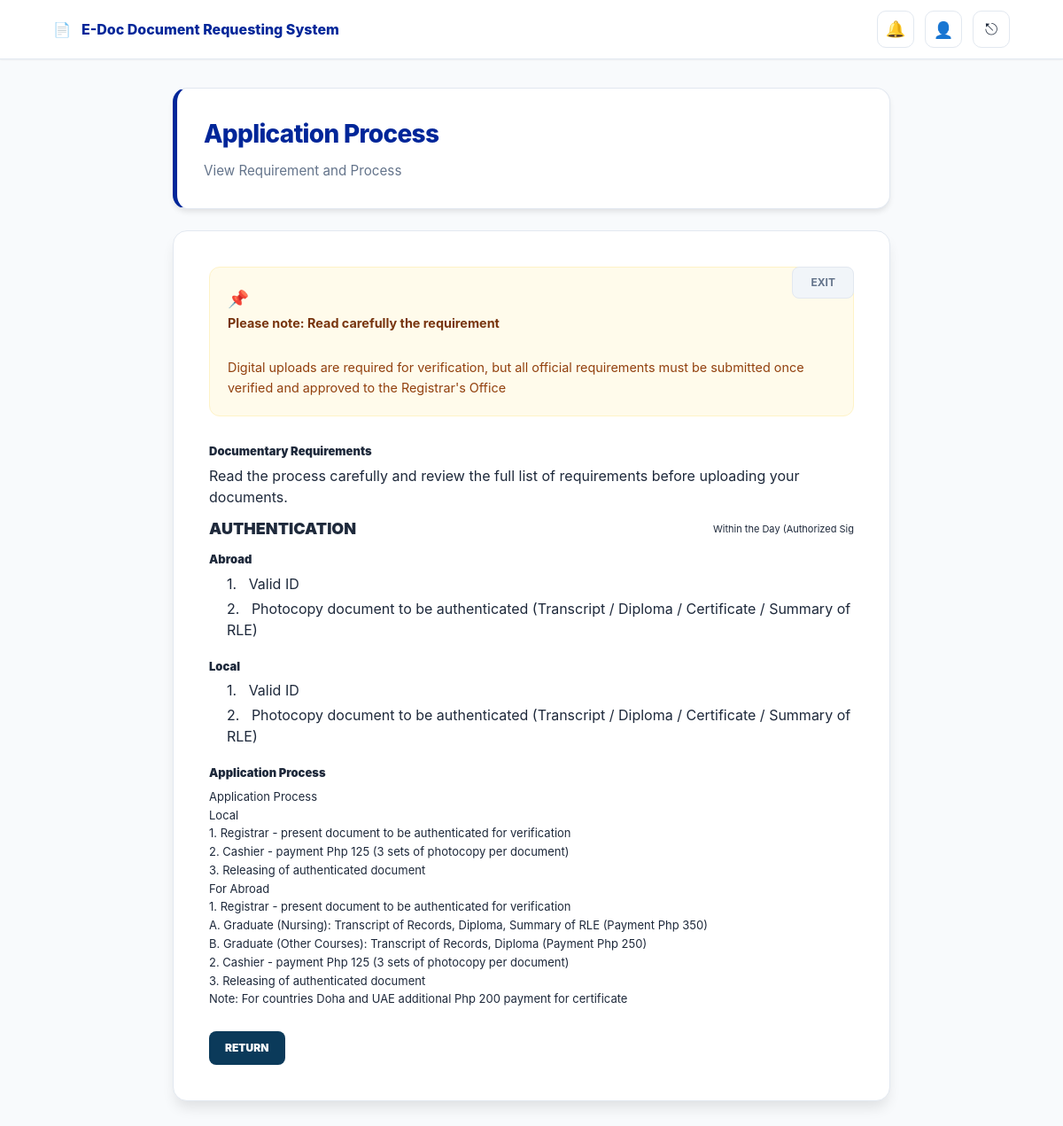
The app's page /user/application_process_view.php?document_type=AUTHENTICATION (signed in) with its own data.
### tables this page shows
CREATE TABLE `document_process` (
  `id` int(11) NOT NULL,
  `document_type` varchar(80) NOT NULL,
  `working_days` varchar(30) DEFAULT NULL,
  `process_html` mediumtext NOT NULL,
  `description` text DEFAULT NULL,
  `last_updated` datetime DEFAULT current_timestamp(),
  `updated_by` int(11) DEFAULT NULL
);

CREATE TABLE `requirements_master` (
  `id` int(11) NOT NULL,
  `document_type` varchar(80) NOT NULL,
  `title_type` varchar(50) NOT NULL,
  `req_name` varchar(100) NOT NULL,
  `requirement_key` varchar(50) NOT NULL
);

### user/application_process_view.php (the view, shortened to what this page needs)
<?php
require_once __DIR__ . "/../includes/helpers.php";
$document_type = trim($_GET["document_type"] ?? "");
$pStmt = $conn->prepare("SELECT working_days, process_html FROM document_process WHERE document_type = ? LIMIT 1");
$pStmt->bind_param("s", $document_type);
$pStmt->execute();
$proc = $pStmt->get_result()->fetch_assoc();
$workingDays = $proc["working_days"] ?? "—";
$rawProcess  = $proc["process_html"] ?? "";
$appProcessItems = [];
$decoded = json_decode($rawProcess, true);
if (is_array($decoded)) {
  $appProcessItems = $decoded["application_process"] ?? [];
  $reminders       = $decoded["reminders"]           ?? [];
} else {
  $appProcessItems = [["id" => "", "details" => strip_tags($rawProcess)]];
}
$tStmt = $conn->prepare(
  "SELECT DISTINCT title_type FROM requirements_master
   WHERE document_type = ?
   ORDER BY title_type ASC"
);
$tStmt->bind_param("s", $document_type);
$tStmt->execute();
$titleTypes = $tStmt->get_result()->fetch_all(MYSQLI_ASSOC);
$reqStmt = $conn->prepare(
  "SELECT req_name FROM requirements_master
   WHERE document_type = ? AND title_type = ?
     AND req_name != '__placeholder__'
   ORDER BY id ASC"
);
?>
<!DOCTYPE html>
<html lang="en">
<head>
  <link rel="stylesheet" href="../assets/css/user_application_process_view.css">
</head>
<body>
<header class="topbar">
  <div class="brand">
    <div class="logo">📄</div>
    <div>E-Doc Document Requesting System</div>
  </div>
  <div class="top-icons">
    <span class="notif-wrap">
      <button class="icon-btn" id="notifBtn" title="Notifications" type="button">🔔</button>
    </span>
    <div class="icon-btn" title="Account"><a href="profile.php">👤</a></div>
    <button class="icon-btn" title="Logout" id="logoutBtn";">⎋</button>
  </div>
</header>
<main class="container">
  <section class="banner">
    <h1>Application Process</h1>
    <p>View Requirement and Process</p>
  </section>
  <section class="panel">
    <a class="exit-btn" href="dashboard.php">EXIT</a>
    <div class="note">
      <span class="pin">📌</span><b>Please note: Read carefully the requirement</b><br>
      Digital uploads are required for verification, but all official requirements must be submitted once verified and approved to the Registrar's Office
    </div>
    <div class="section">
      <h3>Documentary Requirements</h3>
      <div class="small-note">Read the process carefully and review the full list of requirements before uploading your documents.</div>
      <div class="doc-head">
        <div class="doc-title"><?= htmlspecialchars(strtoupper($document_type)) ?></div>
        <div class="workdays"><?= htmlspecialchars($workingDays) ?></div>
      </div>
      <?php if (count($titleTypes) === 0): ?>
    <p>(No requirements configured.)</p>
<?php else: ?>
    <?php foreach ($titleTypes as $tt): ?>
        <?php
            $title = $tt["title_type"];
            $reqStmt->bind_param("ss", $document_type, $title);
            $reqStmt->execute();
            $reqs = $reqStmt->get_result()->fetch_all(MYSQLI_ASSOC);
            $counter = 1;
        ?>
        <h3 style="margin-bottom: 5px;"><?= htmlspecialchars($title) ?></h3>
        <div style="margin-left: 20px; margin-bottom: 20px;">
            <?php foreach ($reqs as $r): ?>
                <div class="req-item" style="margin-bottom: 4px;">
                    <?= $counter++ ?>. &nbsp; <?= htmlspecialchars($r["req_name"]) ?>
                </div>
            <?php endforeach; ?>
        </div>
    <?php endforeach; ?>
<?php endif; ?>
      <?php if (!empty($appProcessItems)): ?>
        <h3>Application Process</h3>
        <?php foreach ($appProcessItems as $ap): ?>
          <div class="process-item"><?= htmlspecialchars($ap["details"]) ?></div>
        <?php endforeach; ?>
      <?php endif; ?>
      <a class="return-btn" href="application_process.php">RETURN</a>
    </div>
  </section>
</main>
</body>
</html>

### assets/css/user_application_process_view.css (style rules this page uses)
:root { --primary: #002699; --primary-hover: #001f80; --secondary: #29ABE2; --bg-color: #F8FAFC; --surface: #FFFFFF; --text-main: #1E293B; --text-muted: #64748B; --border: #E2E8F0; --shadow: 0 4px 6px -1px rgba(0, 0, 0, 0.1); --shadow-lg: 0 10px 15px -3px rgba(0, 0, 0, 0.1); --status-pending: #F59E0B; --status-approved: #10B981; --status-processing: #3B82F6; --status-returned: #EF4444; --status-completed: #6366F1; }
* { box-sizing: border-box; transition: all 0.2s ease; }
body { margin: 0; font-family: 'Inter', -apple-system, sans-serif; background: var(--bg-color); color: var(--text-main); line-height: 1.5; }
.topbar { background: var(--surface); border-bottom: 1px solid var(--border); padding: 0.75rem 5%; display: flex; align-items: center; justify-content: space-between; position: sticky; top: 0; z-index: 100; box-shadow: 0 1px 2px rgba(0,0,0,0.05); }
.brand { display: flex; align-items: center; gap: 12px; font-weight: 800; color: var(--primary); }
.top-icons { display: flex; gap: 12px; align-items: center; }
.icon-btn { width: 42px; height: 42px; border-radius: 10px; border: 1px solid var(--border); background: var(--surface); cursor: pointer; display: flex; align-items: center; justify-content: center; font-size: 18px; color: var(--text-main); position: relative; }
.icon-btn a { text-decoration: none; color: inherit; display: flex; align-items: center; justify-content: center; width: 100%; height: 100%; }
.notif-wrap { position: relative; display: inline-flex; }
.container { max-width: 850px; margin: 2rem auto 80px; padding: 0 20px; }
.banner { background: var(--surface); border: 1px solid var(--border); border-radius: 16px; padding: 30px; box-shadow: var(--shadow); margin-bottom: 1.5rem; border-left: 5px solid var(--primary); }
.banner h1 { margin: 0; font-size: 1.75rem; font-weight: 800; color: var(--primary); letter-spacing: -0.025em; }
.banner p { margin: 10px 0 0; color: var(--text-muted); font-size: 0.95rem; }
.panel { background: var(--surface); border: 1px solid var(--border); border-radius: 16px; padding: 40px; box-shadow: var(--shadow-lg); position: relative; margin-top: 20px; }
.exit-btn { position: absolute; top: 40px; right: 40px; padding: 8px 20px; border-radius: 8px; background: #F1F5F9; color: var(--text-muted); text-decoration: none; font-weight: 700; font-size: 0.75rem; border: 1px solid var(--border); text-transform: uppercase; }
.note { background: #FFFBEB; border: 1px solid #FEF3C7; border-radius: 12px; padding: 20px; margin-bottom: 30px; color: #92400E; font-size: 0.9rem; line-height: 1.6; }
.note b { color: #78350F; display: block; margin-bottom: 4px; }
.pin { margin-right: 8px; font-size: 1.2rem; vertical-align: middle; }

### user/application_process_view.php (style rules this page uses)
.return-btn { margin-top:14px; display:inline-block; padding:10px 18px; background:#0b3a5a; color:#fff; border-radius:8px; text-decoration:none; font-weight:900; font-size:12px; }
.doc-head { display:flex; justify-content:space-between; align-items:flex-start; margin-top:10px; }
.doc-title { font-weight:900; font-size:18px; }
.workdays { font-size:11px; margin-top:6px; }
.section h3 { font-size:13px; font-weight:900; margin:12px 0 6px; }
.process-item { margin-bottom: 12px; white-space: pre-line; font-size: 13px; line-height: 1.6; }

### records on screen
document_process: working_days "Within the Day (Authorized Sig"
requirements_master: req_name "Valid ID"
requirements_master: req_name "Photocopy document to be authenticated (Transcript / Diploma / Certificate / Summary of RLE)"

### other values on screen
$document_type "AUTHENTICATION"
$title "Abroad"
$title "Local"
